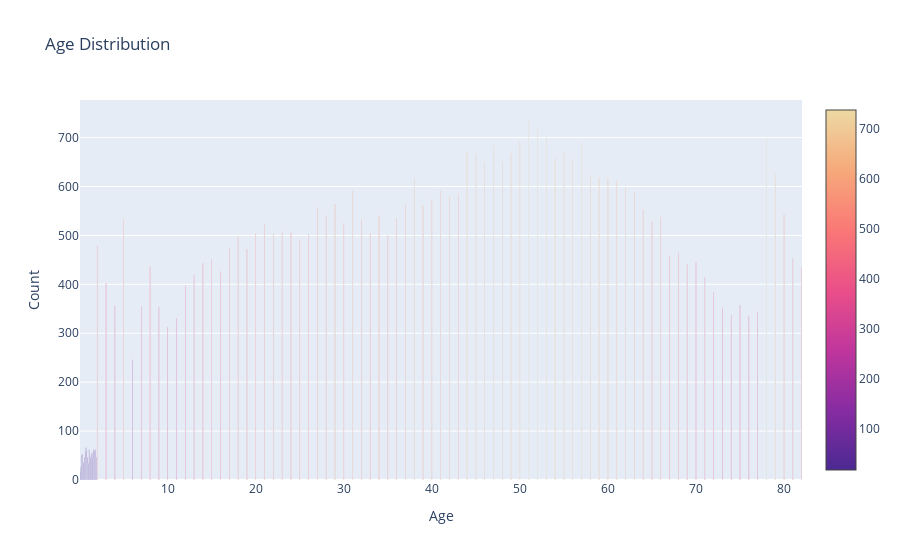

The cell this chart's notebook holds for it:
### Markdown cell above
Let's see the distribution of age across all patients.

### Code cell
cnt_srs = df['age'].value_counts()
trace = go.Bar(
    x=cnt_srs.index,
    y=cnt_srs.values,
    marker=dict(
        color = cnt_srs.values,
        colorscale= 'agsunset',
        showscale=True
    ),
)
layout = go.Layout(
    title='Age Distribution',
    xaxis_title="Age",
    yaxis_title="Count"
)
data = [trace]
fig = go.Figure(data=data, layout=layout)
py.iplot(fig, filename="age_dist")

### Figure 1 — Plotly figure (JSON) as saved in the notebook; plotly's stock layout.template omitted (floating-point values rounded to 4 significant figures)
{"data": [{"marker": {"color": [738, 721, 701, 698, 694, 690, 684, 671, 671, 668, 666, 658, 655, 652, 649, 626, 623, 618, 617, 616, 612, 598, 592, 592, 589, 585, 580, 574, 564, 564, 561, 558, 553, 543, 540, 540, 537, 535, 533, 533, 529, 525, 523, 508, 506, 504, 504, 503, 503, 501, 498, 491, 479, 475, 472, 465, 459, 454, 452, 446, 443, 441, 436, 435, 426, 419, 415, 402, 398, 384, 357, 356, 355, 353, 352, 344, 338, 336, 330, 313, 246, 66, 63, 62, 62, 61, 60, 58, 57, 55, 53, 52, 50, 48, 47, 47, 46, 45, 44, 37, 35, 34, 26, 17], "colorscale": [[0, "rgb(75, 41, 145)"], [0.1667, "rgb(135, 44, 162)"], [0.3333, "rgb(192, 54, 157)"], [0.5, "rgb(234, 79, 136)"], [0.6667, "rgb(250, 120, 118)"], [0.8333, "rgb(246, 169, 122)"], [1, "rgb(237, 217, 163)"]], "showscale": true}, "type": "bar", "x": [51, 52, 53, 78, 50, 57, 47, 55, 44, 49, 45, 54, 56, 48, 46, 79, 58, 59, 38, 60, 61, 62, 31, 41, 63, 43, 42, 40, 29, 37, 39, 27, 64, 80, 34, 28, 66, 36, 5, 32, 65, 30, 21, 23, 24, 20, 33, 22, 26, 35, 18, 25, 2, 17, 19, 68, 67, 81, 15, 70, 14, 69, 8, 82, 16, 13, 71, 3, 12, 72, 75, 4, 7, 9, 73, 77, 74, 76, 11, 10, 6, 0.72, 1.56, 1.8, 1.08, 0.8, 1.64, 0.64, 1.72, 1.4, 0.32, 1.32, 0.24, 1.16, 1.88, 0.56, 0.88, 1.48, 1.24, 0.48, 0.4, 1, 0.16, 0.08], "y": [738, 721, 701, 698, 694, 690, 684, 671, 671, 668, 666, 658, 655, 652, 649, 626, 623, 618, 617, 616, 612, 598, 592, 592, 589, 585, 580, 574, 564, 564, 561, 558, 553, 543, 540, 540, 537, 535, 533, 533, 529, 525, 523, 508, 506, 504, 504, 503, 503, 501, 498, 491, 479, 475, 472, 465, 459, 454, 452, 446, 443, 441, 436, 435, 426, 419, 415, 402, 398, 384, 357, 356, 355, 353, 352, 344, 338, 336, 330, 313, 246, 66, 63, 62, 62, 61, 60, 58, 57, 55, 53, 52, 50, 48, 47, 47, 46, 45, 44, 37, 35, 34, 26, 17]}], "layout": {"title": {"text": "Age Distribution"}, "xaxis": {"title": {"text": "Age"}}, "yaxis": {"title": {"text": "Count"}}}}
